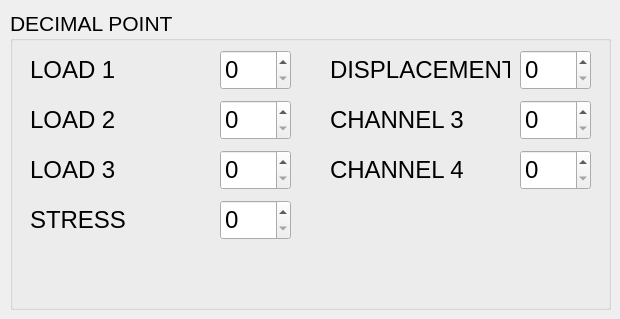
        <widget class="QWidget" name="tab_8">
         <attribute name="title">
          <string>DP</string>
         </attribute>
         <widget class="QGroupBox" name="groupBox_10">
          <property name="geometry">
           <rect>
            <x>10</x>
            <y>10</y>
            <width>601</width>
            <height>300</height>
           </rect>
          </property>
          <property name="font">
           <font>
            <pointsize>16</pointsize>
           </font>
          </property>
          <property name="title">
           <string>DECIMAL POINT</string>
          </property>
          <widget class="QLabel" name="label_dac_value_92">
           <property name="geometry">
            <rect>
             <x>20</x>
             <y>40</y>
             <width>180</width>
             <height>40</height>
            </rect>
           </property>
           <property name="font">
            <font>
             <pointsize>18</pointsize>
             <weight>50</weight>
             <bold>false</bold>
            </font>
           </property>
           <property name="text">
            <string>LOAD 1</string>
           </property>
           <property name="alignment">
            <set>Qt::AlignLeading|Qt::AlignLeft|Qt::AlignVCenter</set>
           </property>
          </widget>
          <widget class="QLabel" name="label_dac_value_94">
           <property name="geometry">
            <rect>
             <x>320</x>
             <y>90</y>
             <width>180</width>
             <height>40</height>
            </rect>
           </property>
           <property name="font">
            <font>
             <pointsize>18</pointsize>
             <weight>50</weight>
             <bold>false</bold>
            </font>
           </property>
           <property name="text">
            <string>CHANNEL 3</string>
           </property>
           <property name="alignment">
            <set>Qt::AlignLeading|Qt::AlignLeft|Qt::AlignVCenter</set>
           </property>
          </widget>
          <widget class="QSpinBox" name="spinBox_dp_load_1">
           <property name="geometry">
            <rect>
             <x>210</x>
             <y>40</y>
             <width>71</width>
             <height>40</height>
            </rect>
           </property>
           <property name="font">
            <font>
             <pointsize>18</pointsize>
            </font>
           </property>
           <property name="maximum">
            <number>4</number>
           </property>
          </widget>
          <widget class="QSpinBox" name="spinBox_dp_ch3">
           <property name="geometry">
            <rect>
             <x>510</x>
             <y>90</y>
             <width>71</width>
             <height>40</height>
            </rect>
           </property>
           <property name="font">
            <font>
             <pointsize>18</pointsize>
            </font>
           </property>
           <property name="maximum">
            <number>4</number>
           </property>
          </widget>
          <widget class="QLabel" name="label_dac_value_102">
           <property name="geometry">
            <rect>
             <x>320</x>
             <y>140</y>
             <width>180</width>
             <height>40</height>
            </rect>
           </property>
           <property name="font">
            <font>
             <pointsize>18</pointsize>
             <weight>50</weight>
             <bold>false</bold>
            </font>
           </property>
           <property name="text">
            <string>CHANNEL 4</string>
           </property>
           <property name="alignment">
            <set>Qt::AlignLeading|Qt::AlignLeft|Qt::AlignVCenter</set>
           </property>
          </widget>
          <widget class="QSpinBox" name="spinBox_dp_ch4">
           <property name="geometry">
            <rect>
             <x>510</x>
             <y>140</y>
             <width>71</width>
             <height>40</height>
            </rect>
           </property>
           <property name="font">
            <font>
             <pointsize>18</pointsize>
            </font>
           </property>
           <property name="maximum">
            <number>4</number>
           </property>
          </widget>
          <widget class="QLabel" name="label_dac_value_100">
           <property name="geometry">
            <rect>
             <x>20</x>
             <y>190</y>
             <width>180</width>
             <height>40</height>
            </rect>
           </property>
           <property name="font">
            <font>
             <pointsize>18</pointsize>
             <weight>50</weight>
             <bold>false</bold>
            </font>
           </property>
           <property name="text">
            <string>STRESS</string>
           </property>
           <property name="alignment">
            <set>Qt::AlignLeading|Qt::AlignLeft|Qt::AlignVCenter</set>
           </property>
          </widget>
          <widget class="QSpinBox" name="spinBox_dp_stress">
           <property name="geometry">
            <rect>
             <x>210</x>
             <y>190</y>
             <width>71</width>
             <height>40</height>
            </rect>
           </property>
           <property name="font">
            <font>
             <pointsize>18</pointsize>
            </font>
           </property>
           <property name="maximum">
            <number>4</number>
           </property>
          </widget>
          <widget class="QSpinBox" name="spinBox_dp_displacement">
           <property name="geometry">
            <rect>
             <x>510</x>
             <y>40</y>
             <width>71</width>
             <height>40</height>
            </rect>
           </property>
           <property name="font">
            <font>
             <pointsize>18</pointsize>
            </font>
           </property>
           <property name="maximum">
            <number>4</number>
           </property>
          </widget>
          <widget class="QLabel" name="label_dac_value_124">
           <property name="geometry">
            <rect>
             <x>320</x>
             <y>40</y>
             <width>180</width>
             <height>40</height>
            </rect>
           </property>
           <property name="font">
            <font>
             <pointsize>18</pointsize>
             <weight>50</weight>
             <bold>false</bold>
            </font>
           </property>
           <property name="text">
            <string>DISPLACEMENT</string>
           </property>
           <property name="alignment">
            <set>Qt::AlignLeading|Qt::AlignLeft|Qt::AlignVCenter</set>
           </property>
          </widget>
          <widget class="QLabel" name="label_dac_value_93">
           <property name="geometry">
            <rect>
             <x>20</x>
             <y>90</y>
             <width>180</width>
             <height>40</height>
            </rect>
           </property>
           <property name="font">
            <font>
             <pointsize>18</pointsize>
             <weight>50</weight>
             <bold>false</bold>
            </font>
           </property>
           <property name="text">
            <string>LOAD 2</string>
           </property>
           <property name="alignment">
            <set>Qt::AlignLeading|Qt::AlignLeft|Qt::AlignVCenter</set>
           </property>
          </widget>
          <widget class="QSpinBox" name="spinBox_dp_load_2">
           <property name="geometry">
            <rect>
             <x>210</x>
             <y>90</y>
             <width>71</width>
             <height>40</height>
            </rect>
           </property>
           <property name="font">
            <font>
             <pointsize>18</pointsize>
            </font>
           </property>
           <property name="maximum">
            <number>4</number>
           </property>
          </widget>
          <widget class="QLabel" name="label_dac_value_95">
           <property name="geometry">
            <rect>
             <x>20</x>
             <y>140</y>
             <width>180</width>
             <height>40</height>
            </rect>
           </property>
           <property name="font">
            <font>
             <pointsize>18</pointsize>
             <weight>50</weight>
             <bold>false</bold>
            </font>
           </property>
           <property name="text">
            <string>LOAD 3</string>
           </property>
           <property name="alignment">
            <set>Qt::AlignLeading|Qt::AlignLeft|Qt::AlignVCenter</set>
           </property>
          </widget>
          <widget class="QSpinBox" name="spinBox_dp_load_3">
           <property name="geometry">
            <rect>
             <x>210</x>
             <y>140</y>
             <width>71</width>
             <height>40</height>
            </rect>
           </property>
           <property name="font">
            <font>
             <pointsize>18</pointsize>
            </font>
           </property>
           <property name="maximum">
            <number>4</number>
           </property>
          </widget>
         </widget>
        </widget>
